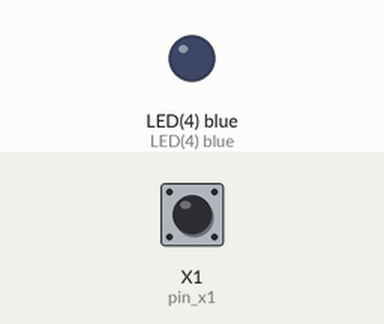
This program was run on a simulated pyboard running MicroPython. On the bench: output pins drawn as LEDs (lit = HIGH). Inputs (shaded band) come from the test bench; at power-on: X1 (pin_x1) LOW.

Above: at 1.2 s.
1.3 s: X1 (pin_x1) pulled HIGH for 0.15 s
At 1.39 s:
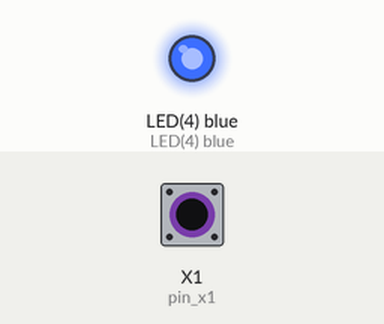
2.9 s: X1 (pin_x1) pulled HIGH for 3.2 s
At 7.5 s:
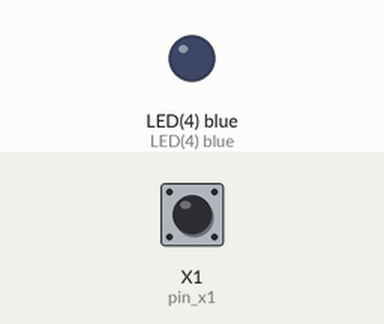
Timing chart, 0 to 9.0 s (numbered marks = the images above; inputs shaded):
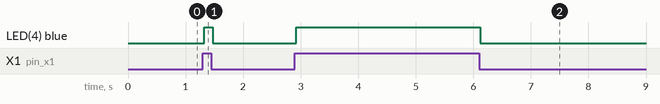

Measured:
- after the input at 1.3 s, LED(4) blue: LOW → HIGH at once, → LOW 0.15 s later
- after the input at 2.9 s, LED(4) blue: LOW → HIGH at once, → LOW 3.2 s later

The program:

DebouncePinTest.py
```python
# (licence header left out)
import pyb

def wait_pin_change(pin):
    #Wait for pin to change the value
    #Need to be stable for a continuos 20 ms
    cur_val = pin.value()
    active = 0
    while active < 20:
        if pin.value() != cur_val:
            active += 1
        else:
            active = 0
        pyb.delay(1)


pin_x1 = pyb.Pin('X1', pyb.Pin.IN, pyb.Pin.PULL_DOWN)

while True:
    wait_pin_change(pin_x1)
    pyb.LED(4).toggle()


    
```
